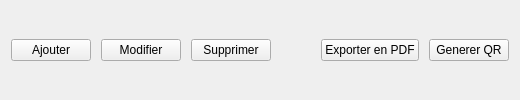
                 <widget class="QFrame" name="frameEquipToolbar">
                  <property name="minimumSize">
                   <size>
                    <width>0</width>
                    <height>50</height>
                   </size>
                  </property>
                  <property name="styleSheet">
                   <string notr="true">QFrame#frameEquipToolbar { background-color: #34495e; border-radius: 8px; padding: 8px; border: 1px solid #2c3e50; }</string>
                  </property>
                  <layout class="QHBoxLayout" name="h_buttons_equip">
                   <property name="spacing">
                    <number>10</number>
                   </property>
                   <item>
                    <widget class="QPushButton" name="pushButton_2">
                     <property name="styleSheet">
                      <string notr="true"/>
                     </property>
                     <property name="text">
                      <string>Ajouter</string>
                     </property>
                    </widget>
                   </item>
                   <item>
                    <widget class="QPushButton" name="pushButton_4">
                     <property name="text">
                      <string>Modifier</string>
                     </property>
                    </widget>
                   </item>
                   <item>
                    <widget class="QPushButton" name="pushButton_5">
                     <property name="text">
                      <string>Supprimer</string>
                     </property>
                    </widget>
                   </item>
                   <item>
                    <spacer name="spacerEquipBtn">
                     <property name="orientation">
                      <enum>Qt::Orientation::Horizontal</enum>
                     </property>
                     <property name="sizeHint" stdset="0">
                      <size>
                       <width>40</width>
                       <height>20</height>
                      </size>
                     </property>
                    </spacer>
                   </item>
                   <item>
                    <widget class="QPushButton" name="pushButton_7">
                     <property name="styleSheet">
                      <string notr="true"/>
                     </property>
                     <property name="text">
                      <string>Exporter en PDF</string>
                     </property>
                    </widget>
                   </item>
                  
                    <item>
                     <widget class="QPushButton" name="btnGenerateQR">
                      <property name="text">
                       <string>Generer QR</string>
                      </property>
                     </widget>
                    </item>
                   </layout>
                 </widget>
